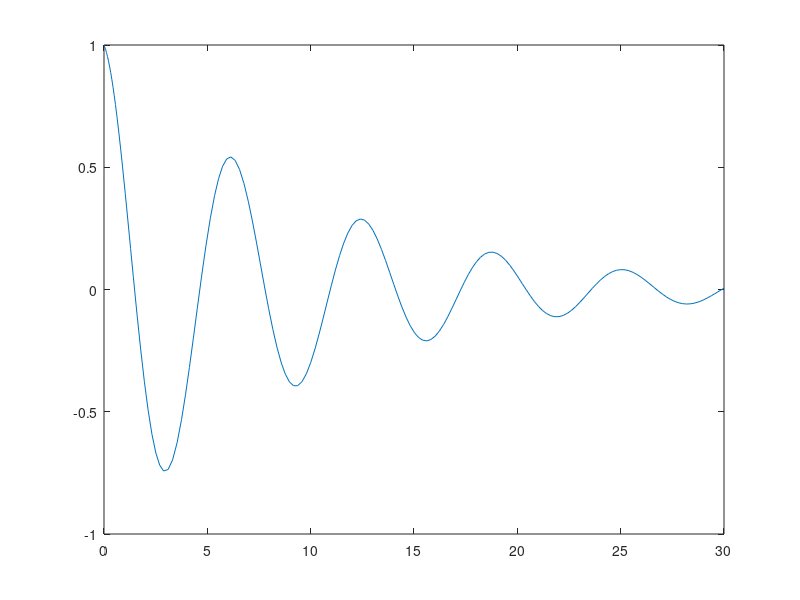

Write the MATLAB code that produced this figure.
clear all
clc
k=1;
m=1;
b=0.2;
tf=30; 
f= @(t,x) [x(2);  (-(b/m)*x(2) -(k/m)*x(1)) ]; 
x0=[0 1];
[t,x]=ode45(f, [0 tf], x0);
plot(t,x(:,2))